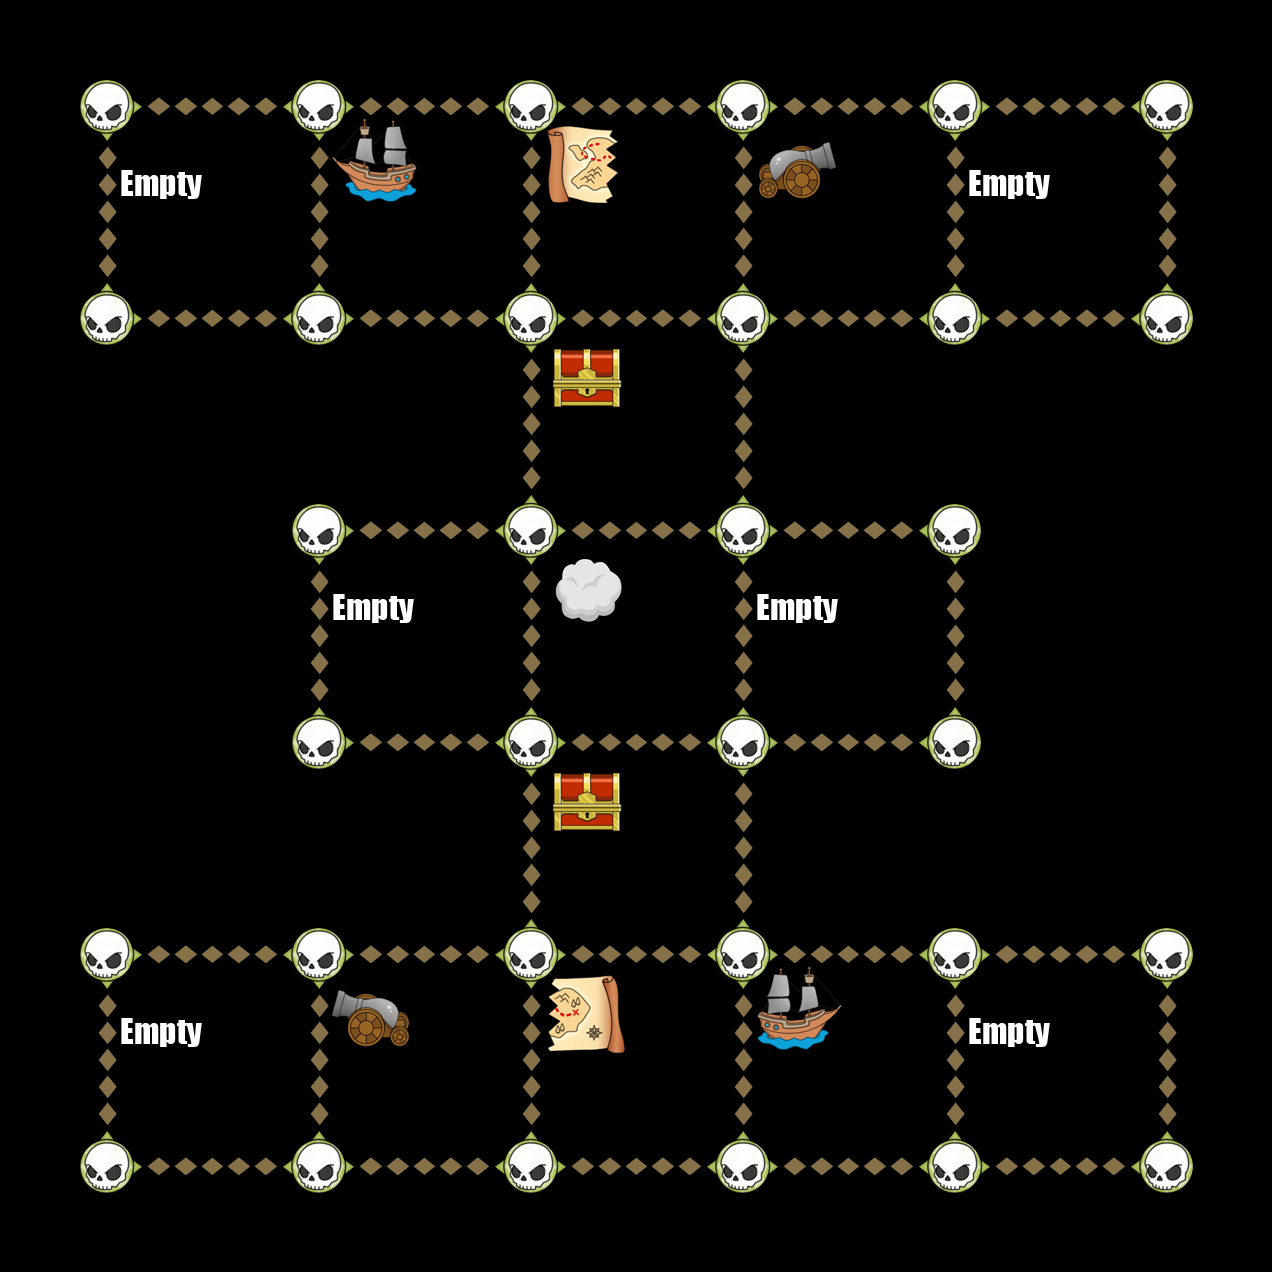

A level layout from a 2D game, rendered from its tile map. Below: a short description, then the map file with tile-grid data replaced by summaries:
An orthogonal 6x6 tile map with 212x212 px tiles, 6 tile layers (Down, Up, Left, Right, ...).

<map version="1.0" orientation="orthogonal" width="6" height="6" tilewidth="212" tileheight="212">
 <tileset firstgid="1" name="TileGraphic_Final-ipadhd" tilewidth="212" tileheight="212">
  <image source="TileGraphic_Final-ipadhd.png" width="636" height="1060" />
  <tile id="0">
   <properties>
    <property name="LineFilled" value="True" />
   </properties>
  </tile>
  <tile id="2">
   <properties>
    <property name="Item" value="TreasureBox" />
   </properties>
  </tile>
  <tile id="4">
   <properties>
    <property name="RowFilled" value="True" />
   </properties>
  </tile>
  <tile id="6">
   <properties>
    <property name="Item" value="CannonLeft" />
   </properties>
  </tile>
  <tile id="7">
   <properties>
    <property name="Item" value="ShipRight" />
   </properties>
  </tile>
  <tile id="8">
   <properties>
    <property name="Item" value="MapOne" />
   </properties>
  </tile>
  <tile id="9">
   <properties>
    <property name="Item" value="CannonRight" />
   </properties>
  </tile>
  <tile id="10">
   <properties>
    <property name="Item" value="ShipLeft" />
   </properties>
  </tile>
  <tile id="11">
   <properties>
    <property name="Item" value="MapTwo" />
   </properties>
  </tile>
  <tile id="12">
   <properties>
    <property name="Item" value="Empty" />
   </properties>
  </tile>
  <tile id="13">
   <properties>
    <property name="Item" value="Skull" />
   </properties>
  </tile>
  <tile id="14">
   <properties>
    <property name="Item" value="Fog" />
   </properties>
  </tile>
 </tileset>
 <layer name="Down" width="6" height="6">
  <data>[36 cells, 20 non-empty, 1 distinct tile ids]</data>
 </layer>
 <layer name="Up" width="6" height="6">
  <data>[36 cells, 20 non-empty, 1 distinct tile ids]</data>
 </layer>
 <layer name="Left" width="6" height="6">
  <data>[36 cells, 26 non-empty, 1 distinct tile ids]</data>
 </layer>
 <layer name="Right" width="6" height="6">
  <data>[36 cells, 26 non-empty, 1 distinct tile ids]</data>
 </layer>
 <layer name="Dots" width="6" height="6">
  <data>[36 cells, 32 non-empty, 1 distinct tile ids]</data>
 </layer>
 <layer name="Items" width="6" height="6">
  <data>[36 cells, 15 non-empty, 9 distinct tile ids]</data>
 </layer>
</map>
